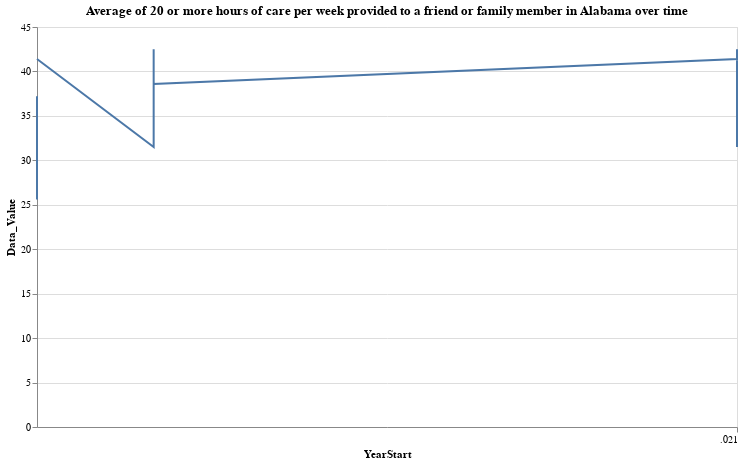

Source (notebook cell):
### Markdown cell above
# Interactief

### Code cell
import altair as alt
import ipywidgets as widgets
from IPython.display import display

# Functie om de data te filteren en visualiseren
def visualize_country_data(location, question, df):
    # Filter op geselecteerde locatie en vraag
    data_to_viz = df[(df['LocationDesc'] == location) & (df['Question'] == question)]
    
    if data_to_viz.empty:
        print("Geen data beschikbaar voor deze combinatie.")
        return

    chart = alt.Chart(data_to_viz).mark_line().encode(
        x='YearStart:T',         # Tijd-as
        y='Data_Value:Q',        # Y-as
        tooltip=['LocationDesc', 'Question', 'Data_Value', 'YearStart']  # Hover info
    ).properties(
        width=700,
        height=400,
        title=f"{question} in {location} over time"
    )

    display(chart)


# Widgets
location_dropdown = widgets.Dropdown(options=sorted(df_1['LocationDesc'].dropna().unique()), description='Location:')
question_dropdown = widgets.Dropdown(options=sorted(df_1['Question'].dropna().unique()), description='Question:')

# Interactive output
iout = widgets.interactive_output(visualize_country_data, {
    'location': location_dropdown,
    'question': question_dropdown,
    'df': widgets.fixed(df_1)
})

# Layout: widgets naast elkaar
widgets.HBox([iout, widgets.VBox([location_dropdown, question_dropdown])])
